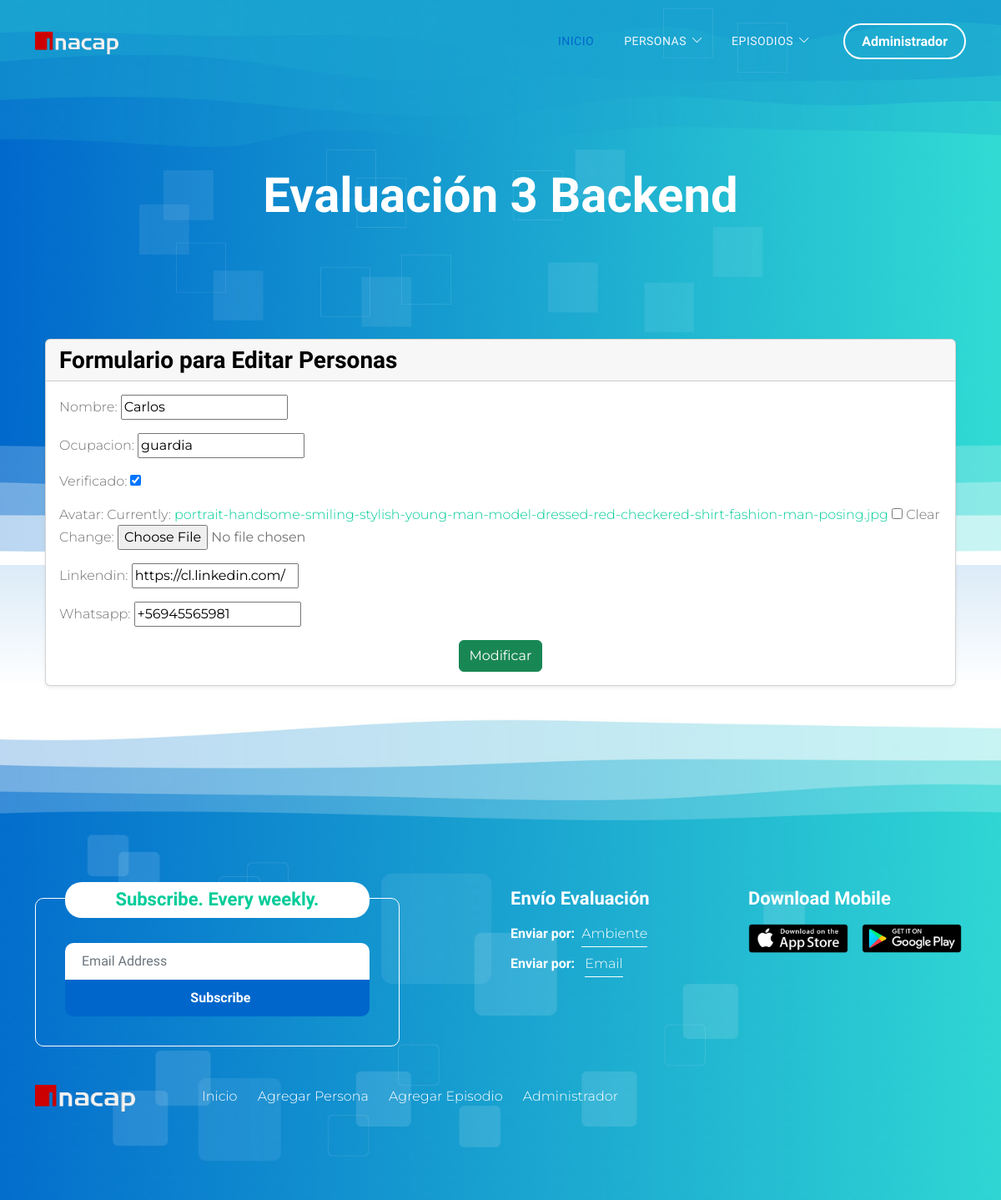
The page /update/1 on the database as committed earlier.
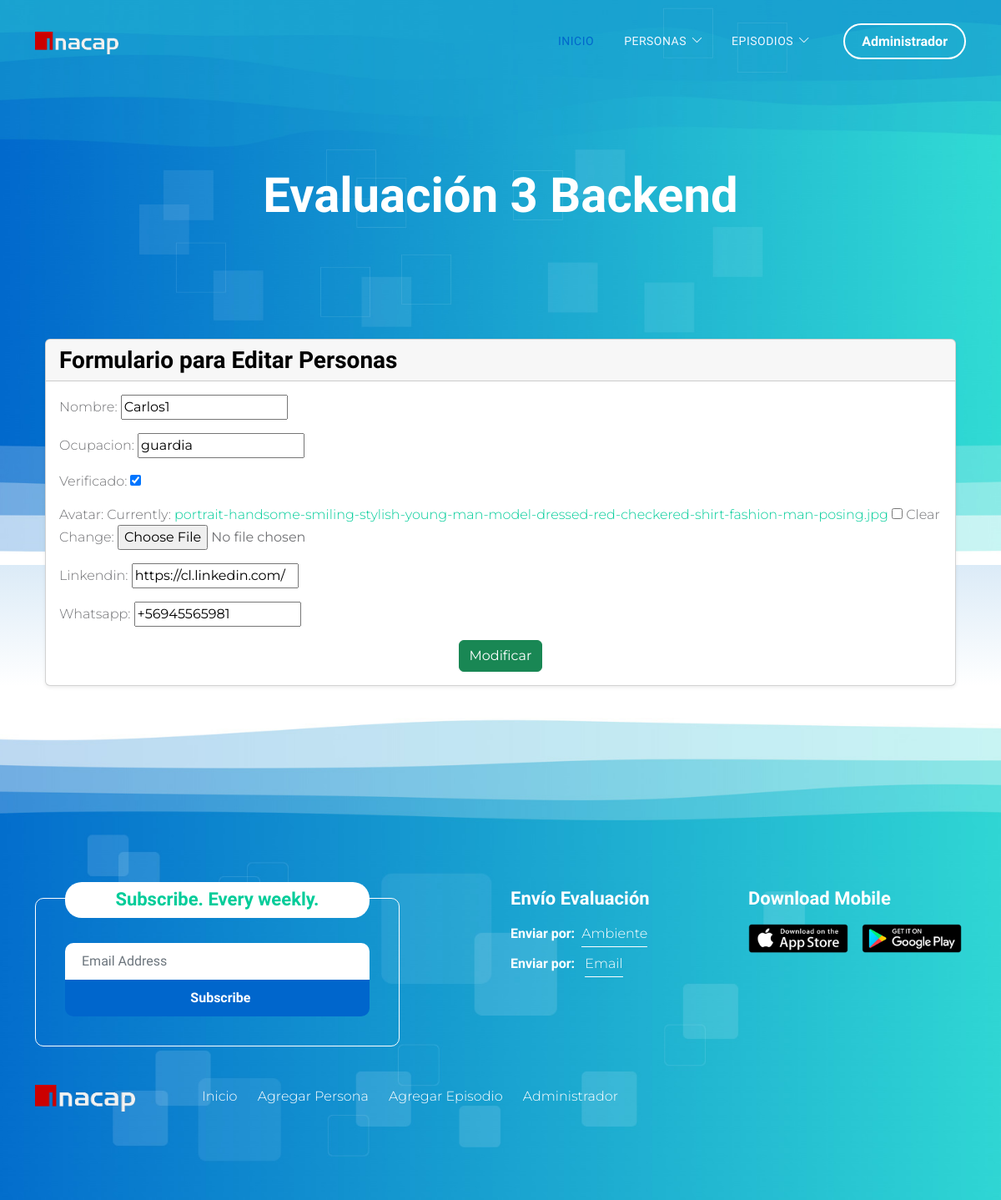
The same page on the database as committed later.
### core/models.py (models this page shows, shortened)
class Persona(models.Model):
    nombre = models.CharField(max_length=100)
    ocupacion = models.CharField(max_length=50)
    verificado = models.BooleanField()
    avatar = models.ImageField (null=True, blank=True)
    linkendin = models.CharField(max_length=100)
    whatsapp = models.CharField(max_length=50)

### core/views.py (the view, shortened to what this page needs)
# urls.py: path('update/<id>', update, name="update"),
def update(request, id):
    personas = Persona.objects.get(id=id)
    datos = {
        'form': PersonaForm(instance=personas)
    }
    return render(request, 'core/persona/update.html', datos)

### core/forms.py
class PersonaForm(ModelForm):
    class Meta:
        model = Persona
        fields = ['nombre','ocupacion','verificado','avatar','linkendin', 'whatsapp']

### core/templates/core/persona/update.html (shortened to what this page needs)
{% extends 'core/base.html' %}
{% load static %}
{% block principal %}
<div class="container mt-4">
    <div class="card shadow-sm">
        <div class="card-header text-white">
            <h4 class="mb-0">Formulario para Editar Personas</h4>
        </div>
        <div class="card-body">
            <form method="POST" enctype="multipart/form-data">
                <div class="form-group">
                    {{ form.as_p }}
                </div>
                <div class="text-center mt-3">
                    <button type="submit" class="btn btn-success">
                         Modificar
                    </button>
                </div>
            </form>
        </div>
    </div>
</div>
{% endblock %}

### core/templates/core/base.html (shortened to what this page needs)
<!doctype html>
<html lang="en">
{% load static %}
<head>
    <link rel="stylesheet" href="{% static 'core/css/bootstrap.min.css' %}">
    <link rel="stylesheet" href="{% static 'core/css/bootstrap-icons.css' %}">
    <link rel="stylesheet" href="{% static 'core/css/owl.carousel.min.css' %}">
    <link rel="stylesheet" href="{% static 'core/css/owl.theme.default.min.css' %}">
    <link href="{% static 'core/css/templatemo-pod-talk.css' %}" rel="stylesheet">
</head>
<body>
    <main>
        <nav class="navbar navbar-expand-lg">
            <div class="container">
                <a class="navbar-brand me-lg-5 me-0" href="{% url 'index' %}">
                    <img src="{% static 'core/images/logo-footer.png' %}" class="logo-image img-fluid" alt="templatemo pod talk">
                </a>
                <div class="collapse navbar-collapse" id="navbarNav">
                    <ul class="navbar-nav ms-lg-auto">
                        <li class="nav-item">
                            <a class="nav-link active" href="{% url 'index' %}">Inicio</a>
                        </li>
                        <li class="nav-item dropdown">
                            <a class="nav-link dropdown-toggle" href="#" id="navbarLightDropdownMenuLink" role="button"
                                data-bs-toggle="dropdown" aria-expanded="false">Personas</a>
                        </li>
                        <li class="nav-item dropdown">
                            <a class="nav-link dropdown-toggle" href="#" id="navbarLightDropdownMenuLink" role="button"
                                data-bs-toggle="dropdown" aria-expanded="false">Episodios</a>
                        </li>
                    </ul>
                    <div class="ms-4">
                        <a href="/admin" class="btn custom-btn custom-border-btn smoothscroll">Administrador</a>
                    </div>
                </div>
        </nav>
        <section class="hero-section">
            <div class="container">
                <div class="row">
                    <div class="col-lg-12 col-12">
                        <div class="text-center mb-5 pb-2">
                            <h1 class="text-white">Evaluación 3 Backend</h1>
                        </div>
                        <br><br>
                        {% block principal %}
                        {% endblock %}
                    </div>
                </div>
            </div>
        </section>
    </main>
    <br><br><br>
    <footer class="site-footer">
        <div class="container">
            <div class="row">
                <div class="col-lg-6 col-12 mb-5 mb-lg-0">
                    <div class="subscribe-form-wrap">
                        <h6>Subscribe. Every weekly.</h6>
                        <form class="custom-form subscribe-form" action="#" method="get" role="form">
                            <input type="email" name="subscribe-email" id="subscribe-email" pattern="[^ @]*@[^ @]*"
                                class="form-control" placeholder="Email Address" required="">
                            <div class="col-lg-12 col-12">
                                <button type="submit" class="form-control" id="submit">Subscribe</button>
                            </div>
                        </form>
                    </div>
                </div>
                <div class="col-lg-3 col-md-6 col-12 mb-4 mb-md-0 mb-lg-0">
                    <h6 class="site-footer-title mb-3">Envío Evaluación</h6>
                    <p class="mb-2"><strong class="d-inline me-2">Enviar por:</strong><a href="https://portal.inacap.cl/">Ambiente</a></p>
                    <p>
                        <strong class="d-inline me-2">Enviar por:</strong>
                        <a href="mailto:francisco.juillet@inacapmail.cl?subject=Evaluacion%203%20backend&body=Estimado,%20adjunto%20evaluacion%20...">Email</a>
                    </p>
                </div>
                <div class="col-lg-3 col-md-6 col-12">
                    <h6 class="site-footer-title mb-3">Download Mobile</h6>
                    <div class="site-footer-thumb mb-4 pb-2">
                        <div class="d-flex flex-wrap">
                            <a href="#">
                                <img src="{% static 'core/images/app-store.png' %}" class="me-3 mb-2 mb-lg-0 img-fluid" alt="">
                            </a>
                            <a href="#">
                                <img src="{% static 'core/images/play-store.png' %}" class="img-fluid" alt="">
                            </a>
                        </div>
                    </div>
                </div>
            </div>
        </div>
        <div class="container pt-5">
            <div class="row align-items-center">
                <div class="col-lg-2 col-md-3 col-12">
                    <a class="navbar-brand" href="index.html">
                        <img src="{% static 'core/images/logo-footer.png' %}" class="logo-image img-fluid" alt="templatemo pod talk">
                    </a>
                </div>
                <div class="col-lg-7 col-md-9 col-12">
                    <ul class="site-footer-links">
                        <li class="site-footer-link-item">
                            <a href="#" class="site-footer-link">Inicio</a>
                        </li>
                        <li class="site-footer-link-item">
                            <a href="#" class="site-footer-link">Agregar Persona</a>
                        </li>
                        <li class="site-footer-link-item">
                            <a href="#" class="site-footer-link">Agregar Episodio</a>
                        </li>
                        <li class="site-footer-link-item">
                            <a href="#" class="site-footer-link">Administrador</a>
                        </li>
                    </ul>
                </div>
            </div>
        </div>
    </footer>
</body>
</html>

### core/templates/core/base.html (style rules this page uses)
ul { list-style-type: none; padding-left: 0; }

Rows that differ between the two databases and show on the page:
changed Persona "guardia": nombre "Carlos" → "Carlos1"
